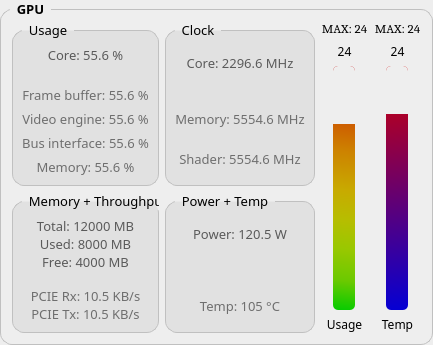
          <widget class="QGroupBox" name="gpuGroupbox">
           <property name="sizePolicy">
            <sizepolicy hsizetype="Minimum" vsizetype="Minimum">
             <horstretch>0</horstretch>
             <verstretch>0</verstretch>
            </sizepolicy>
           </property>
           <property name="font">
            <font>
             <family>Segoe Script</family>
             <pointsize>10</pointsize>
             <weight>75</weight>
             <bold>true</bold>
            </font>
           </property>
           <property name="styleSheet">
            <string notr="true">QGroupBox {
    border: 1px solid silver;
    border-radius: 12px;
    margin-top: 9px;
	background-color: rgb(238, 238, 238);
}

QGroupBox::title {
    subcontrol-origin: margin;
    left: 10px;
    padding: 0px 5px 0px 5px;
}</string>
           </property>
           <property name="title">
            <string>GPU</string>
           </property>
           <layout class="QGridLayout" name="gridLayout_9">
            <property name="sizeConstraint">
             <enum>QLayout::SetMinimumSize</enum>
            </property>
            <item row="0" column="0">
             <layout class="QHBoxLayout" name="horizontalLayout_6">
              <property name="sizeConstraint">
               <enum>QLayout::SetMinimumSize</enum>
              </property>
              <item>
               <layout class="QGridLayout" name="gridLayout_10">
                <property name="sizeConstraint">
                 <enum>QLayout::SetMinimumSize</enum>
                </property>
                <item row="0" column="1">
                 <widget class="QGroupBox" name="groupBox_11">
                  <property name="sizePolicy">
                   <sizepolicy hsizetype="Minimum" vsizetype="Minimum">
                    <horstretch>0</horstretch>
                    <verstretch>0</verstretch>
                   </sizepolicy>
                  </property>
                  <property name="font">
                   <font>
                    <family>Segoe Script</family>
                    <pointsize>10</pointsize>
                   </font>
                  </property>
                  <property name="styleSheet">
                   <string notr="true">background-color: rgb(225, 225, 225);</string>
                  </property>
                  <property name="title">
                   <string>Clock</string>
                  </property>
                  <layout class="QGridLayout" name="gridLayout_11">
                   <property name="sizeConstraint">
                    <enum>QLayout::SetMinimumSize</enum>
                   </property>
                   <item row="0" column="0">
                    <layout class="QVBoxLayout" name="verticalLayout_11">
                     <property name="sizeConstraint">
                      <enum>QLayout::SetMinimumSize</enum>
                     </property>
                     <property name="topMargin">
                      <number>6</number>
                     </property>
                     <item>
                      <widget class="QLabel" name="gpuclockCore">
                       <property name="font">
                        <font>
                         <family>Unispace</family>
                         <pointsize>10</pointsize>
                        </font>
                       </property>
                       <property name="styleSheet">
                        <string notr="true">color: rgb(90, 90, 90);</string>
                       </property>
                       <property name="text">
                        <string>Core: 2296.6 MHz</string>
                       </property>
                       <property name="alignment">
                        <set>Qt::AlignCenter</set>
                       </property>
                      </widget>
                     </item>
                     <item>
                      <spacer name="gpuclockSpacer">
                       <property name="orientation">
                        <enum>Qt::Vertical</enum>
                       </property>
                       <property name="sizeType">
                        <enum>QSizePolicy::Fixed</enum>
                       </property>
                       <property name="sizeHint" stdset="0">
                        <size>
                         <width>1</width>
                         <height>16</height>
                        </size>
                       </property>
                      </spacer>
                     </item>
                     <item>
                      <widget class="QLabel" name="gpuclockMemory">
                       <property name="font">
                        <font>
                         <family>Unispace</family>
                         <pointsize>10</pointsize>
                        </font>
                       </property>
                       <property name="styleSheet">
                        <string notr="true">color: rgb(110, 110, 110);</string>
                       </property>
                       <property name="text">
                        <string>Memory: 5554.6 MHz</string>
                       </property>
                       <property name="alignment">
                        <set>Qt::AlignCenter</set>
                       </property>
                      </widget>
                     </item>
                     <item>
                      <widget class="QLabel" name="gpuclockShader">
                       <property name="font">
                        <font>
                         <family>Unispace</family>
                         <pointsize>10</pointsize>
                        </font>
                       </property>
                       <property name="styleSheet">
                        <string notr="true">color: rgb(110, 110, 110);</string>
                       </property>
                       <property name="text">
                        <string>Shader: 5554.6 MHz</string>
                       </property>
                       <property name="alignment">
                        <set>Qt::AlignCenter</set>
                       </property>
                      </widget>
                     </item>
                    </layout>
                   </item>
                  </layout>
                 </widget>
                </item>
                <item row="0" column="0">
                 <widget class="QGroupBox" name="groupBox_12">
                  <property name="sizePolicy">
                   <sizepolicy hsizetype="Minimum" vsizetype="Minimum">
                    <horstretch>0</horstretch>
                    <verstretch>0</verstretch>
                   </sizepolicy>
                  </property>
                  <property name="font">
                   <font>
                    <family>Segoe Script</family>
                    <pointsize>10</pointsize>
                   </font>
                  </property>
                  <property name="styleSheet">
                   <string notr="true">background-color: rgb(225, 225, 225);</string>
                  </property>
                  <property name="title">
                   <string>Usage</string>
                  </property>
                  <layout class="QGridLayout" name="gridLayout_12">
                   <property name="sizeConstraint">
                    <enum>QLayout::SetMinimumSize</enum>
                   </property>
                   <item row="0" column="0">
                    <layout class="QVBoxLayout" name="verticalLayout_7">
                     <property name="sizeConstraint">
                      <enum>QLayout::SetMinimumSize</enum>
                     </property>
                     <property name="topMargin">
                      <number>6</number>
                     </property>
                     <item>
                      <widget class="QLabel" name="gpuusageCore">
                       <property name="font">
                        <font>
                         <family>Unispace</family>
                         <pointsize>10</pointsize>
                        </font>
                       </property>
                       <property name="styleSheet">
                        <string notr="true">color: rgb(90, 90, 90);</string>
                       </property>
                       <property name="text">
                        <string>Core: 55.6 %</string>
                       </property>
                       <property name="alignment">
                        <set>Qt::AlignCenter</set>
                       </property>
                      </widget>
                     </item>
                     <item>
                      <spacer name="gpuusageSpacer">
                       <property name="orientation">
                        <enum>Qt::Vertical</enum>
                       </property>
                       <property name="sizeType">
                        <enum>QSizePolicy::Fixed</enum>
                       </property>
                       <property name="sizeHint" stdset="0">
                        <size>
                         <width>1</width>
                         <height>16</height>
                        </size>
                       </property>
                      </spacer>
                     </item>
                     <item>
                      <widget class="QLabel" name="gpuusageFramebuffer">
                       <property name="font">
                        <font>
                         <family>Unispace</family>
                         <pointsize>10</pointsize>
                        </font>
                       </property>
                       <property name="styleSheet">
                        <string notr="true">color: rgb(110, 110, 110);</string>
                       </property>
                       <property name="text">
                        <string>Frame buffer: 55.6 %</string>
                       </property>
                       <property name="alignment">
                        <set>Qt::AlignCenter</set>
                       </property>
                      </widget>
                     </item>
                     <item>
                      <widget class="QLabel" name="gpuusageVideoengine">
                       <property name="font">
                        <font>
                         <family>Unispace</family>
                         <pointsize>10</pointsize>
                        </font>
                       </property>
                       <property name="styleSheet">
                        <string notr="true">color: rgb(110, 110, 110);</string>
                       </property>
                       <property name="text">
                        <string>Video engine: 55.6 %</string>
                       </property>
                       <property name="alignment">
                        <set>Qt::AlignCenter</set>
                       </property>
                      </widget>
                     </item>
                     <item>
                      <widget class="QLabel" name="gpuusageBusinterface">
                       <property name="font">
                        <font>
                         <family>Unispace</family>
                         <pointsize>10</pointsize>
                        </font>
                       </property>
                       <property name="styleSheet">
                        <string notr="true">color: rgb(110, 110, 110);</string>
                       </property>
                       <property name="text">
                        <string>Bus interface: 55.6 %</string>
                       </property>
                       <property name="alignment">
                        <set>Qt::AlignCenter</set>
                       </property>
                      </widget>
                     </item>
                     <item>
                      <widget class="QLabel" name="gpuusageMemory">
                       <property name="font">
                        <font>
                         <family>Unispace</family>
                         <pointsize>10</pointsize>
                        </font>
                       </property>
                       <property name="styleSheet">
                        <string notr="true">color: rgb(110, 110, 110);</string>
                       </property>
                       <property name="text">
                        <string>Memory: 55.6 %</string>
                       </property>
                       <property name="alignment">
                        <set>Qt::AlignCenter</set>
                       </property>
                      </widget>
                     </item>
                    </layout>
                   </item>
                  </layout>
                 </widget>
                </item>
                <item row="1" column="0">
                 <widget class="QGroupBox" name="groupBox_13">
                  <property name="sizePolicy">
                   <sizepolicy hsizetype="Minimum" vsizetype="Minimum">
                    <horstretch>0</horstretch>
                    <verstretch>0</verstretch>
                   </sizepolicy>
                  </property>
                  <property name="font">
                   <font>
                    <family>Segoe Script</family>
                    <pointsize>10</pointsize>
                   </font>
                  </property>
                  <property name="styleSheet">
                   <string notr="true">background-color: rgb(225, 225, 225);</string>
                  </property>
                  <property name="title">
                   <string>Memory + Throughput</string>
                  </property>
                  <layout class="QGridLayout" name="gridLayout_13">
                   <property name="sizeConstraint">
                    <enum>QLayout::SetMinimumSize</enum>
                   </property>
                   <item row="0" column="1">
                    <layout class="QVBoxLayout" name="verticalLayout_12">
                     <property name="spacing">
                      <number>0</number>
                     </property>
                     <property name="sizeConstraint">
                      <enum>QLayout::SetMinimumSize</enum>
                     </property>
                     <property name="topMargin">
                      <number>6</number>
                     </property>
                     <item>
                      <widget class="QLabel" name="gpumemoryTotal">
                       <property name="font">
                        <font>
                         <family>Unispace</family>
                         <pointsize>10</pointsize>
                        </font>
                       </property>
                       <property name="styleSheet">
                        <string notr="true">color: rgb(90, 90, 90);</string>
                       </property>
                       <property name="text">
                        <string>Total: 12000 MB</string>
                       </property>
                       <property name="alignment">
                        <set>Qt::AlignCenter</set>
                       </property>
                      </widget>
                     </item>
                     <item>
                      <widget class="QLabel" name="gpumemoryUsed">
                       <property name="font">
                        <font>
                         <family>Unispace</family>
                         <pointsize>10</pointsize>
                        </font>
                       </property>
                       <property name="styleSheet">
                        <string notr="true">color: rgb(90, 90, 90);</string>
                       </property>
                       <property name="text">
                        <string>Used: 8000 MB</string>
                       </property>
                       <property name="alignment">
                        <set>Qt::AlignCenter</set>
                       </property>
                      </widget>
                     </item>
                     <item>
                      <widget class="QLabel" name="gpumemoryFree">
                       <property name="font">
                        <font>
                         <family>Unispace</family>
                         <pointsize>10</pointsize>
                        </font>
                       </property>
                       <property name="styleSheet">
                        <string notr="true">color: rgb(90, 90, 90);</string>
                       </property>
                       <property name="text">
                        <string>Free: 4000 MB</string>
                       </property>
                       <property name="alignment">
                        <set>Qt::AlignCenter</set>
                       </property>
                      </widget>
                     </item>
                     <item>
                      <spacer name="gpumemorySpacer">
                       <property name="orientation">
                        <enum>Qt::Vertical</enum>
                       </property>
                       <property name="sizeType">
                        <enum>QSizePolicy::Fixed</enum>
                       </property>
                       <property name="sizeHint" stdset="0">
                        <size>
                         <width>0</width>
                         <height>16</height>
                        </size>
                       </property>
                      </spacer>
                     </item>
                     <item>
                      <widget class="QLabel" name="gputhroughputRx">
                       <property name="font">
                        <font>
                         <family>Unispace</family>
                         <pointsize>10</pointsize>
                        </font>
                       </property>
                       <property name="styleSheet">
                        <string notr="true">color: rgb(110, 110, 110);</string>
                       </property>
                       <property name="text">
                        <string>PCIE Rx: 10.5 KB/s</string>
                       </property>
                       <property name="alignment">
                        <set>Qt::AlignCenter</set>
                       </property>
                      </widget>
                     </item>
                     <item>
                      <widget class="QLabel" name="gputhroughputTx">
                       <property name="font">
                        <font>
                         <family>Unispace</family>
                         <pointsize>10</pointsize>
                        </font>
                       </property>
                       <property name="styleSheet">
                        <string notr="true">color: rgb(110, 110, 110);</string>
                       </property>
                       <property name="text">
                        <string>PCIE Tx: 10.5 KB/s</string>
                       </property>
                       <property name="alignment">
                        <set>Qt::AlignCenter</set>
                       </property>
                      </widget>
                     </item>
                    </layout>
                   </item>
                  </layout>
                 </widget>
                </item>
                <item row="1" column="1">
                 <widget class="QGroupBox" name="groupBox_14">
                  <property name="sizePolicy">
                   <sizepolicy hsizetype="Minimum" vsizetype="Minimum">
                    <horstretch>0</horstretch>
                    <verstretch>0</verstretch>
                   </sizepolicy>
                  </property>
                  <property name="font">
                   <font>
                    <family>Segoe Script</family>
                    <pointsize>10</pointsize>
                   </font>
                  </property>
                  <property name="styleSheet">
                   <string notr="true">background-color: rgb(225, 225, 225);</string>
                  </property>
                  <property name="title">
                   <string>Power + Temp</string>
                  </property>
                  <layout class="QGridLayout" name="gridLayout_14">
                   <property name="sizeConstraint">
                    <enum>QLayout::SetMinimumSize</enum>
                   </property>
                   <item row="0" column="0">
                    <layout class="QVBoxLayout" name="verticalLayout_22">
                     <property name="sizeConstraint">
                      <enum>QLayout::SetMinimumSize</enum>
                     </property>
                     <property name="topMargin">
                      <number>6</number>
                     </property>
                     <item>
                      <widget class="QLabel" name="gpupowertempPower">
                       <property name="font">
                        <font>
                         <family>Unispace</family>
                         <pointsize>10</pointsize>
                        </font>
                       </property>
                       <property name="styleSheet">
                        <string notr="true">color: rgb(90, 90, 90);</string>
                       </property>
                       <property name="text">
                        <string>Power: 120.5 W</string>
                       </property>
                       <property name="alignment">
                        <set>Qt::AlignCenter</set>
                       </property>
                      </widget>
                     </item>
                     <item>
                      <spacer name="gpupowertempSpacer">
                       <property name="orientation">
                        <enum>Qt::Vertical</enum>
                       </property>
                       <property name="sizeType">
                        <enum>QSizePolicy::Fixed</enum>
                       </property>
                       <property name="sizeHint" stdset="0">
                        <size>
                         <width>0</width>
                         <height>32</height>
                        </size>
                       </property>
                      </spacer>
                     </item>
                     <item>
                      <widget class="QLabel" name="gpupowertempTemp">
                       <property name="font">
                        <font>
                         <family>Unispace</family>
                         <pointsize>10</pointsize>
                        </font>
                       </property>
                       <property name="styleSheet">
                        <string notr="true">color: rgb(110, 110, 110);</string>
                       </property>
                       <property name="text">
                        <string>Temp: 105 °C</string>
                       </property>
                       <property name="alignment">
                        <set>Qt::AlignCenter</set>
                       </property>
                      </widget>
                     </item>
                    </layout>
                   </item>
                  </layout>
                 </widget>
                </item>
               </layout>
              </item>
              <item>
               <layout class="QHBoxLayout" name="horizontalLayout_7">
                <property name="sizeConstraint">
                 <enum>QLayout::SetMinimumSize</enum>
                </property>
                <item>
                 <layout class="QVBoxLayout" name="verticalLayout_13">
                  <property name="sizeConstraint">
                   <enum>QLayout::SetMinimumSize</enum>
                  </property>
                  <item>
                   <widget class="QLabel" name="gpuusagemaxPercent">
                    <property name="font">
                     <font>
                      <family>Cambria</family>
                      <pointsize>10</pointsize>
                     </font>
                    </property>
                    <property name="styleSheet">
                     <string notr="true">background-color: rgba(238, 238, 238, 0);</string>
                    </property>
                    <property name="text">
                     <string>MAX: 24</string>
                    </property>
                    <property name="alignment">
                     <set>Qt::AlignCenter</set>
                    </property>
                   </widget>
                  </item>
                  <item>
                   <widget class="QLabel" name="gpuusagePercent">
                    <property name="font">
                     <font>
                      <family>Sitka Banner Semibold</family>
                     </font>
                    </property>
                    <property name="styleSheet">
                     <string notr="true">background-color: rgba(238, 238, 238, 0);</string>
                    </property>
                    <property name="text">
                     <string>24</string>
                    </property>
                    <property name="alignment">
                     <set>Qt::AlignCenter</set>
                    </property>
                   </widget>
                  </item>
                  <item>
                   <layout class="QHBoxLayout" name="horizontalLayout_8">
                    <property name="sizeConstraint">
                     <enum>QLayout::SetMinimumSize</enum>
                    </property>
                    <item>
                     <widget class="QProgressBar" name="gpuusageChart">
                      <property name="styleSheet">
                       <string notr="true">QProgressBar
{
border: 0px solid grey;
border-radius: 5px;
background-color: qlineargradient(spread:pad, x1:0.482, y1:0, x2:0.472, y2:1, stop:0 rgba(193, 0, 0, 255), stop:0.120603 rgba(200, 62, 0, 255), stop:0.241206 rgba(205, 95, 0, 255), stop:0.346734 rgba(205, 130, 0, 255), stop:0.507538 rgba(200, 170, 0, 255), stop:0.628141 rgba(183, 189, 0, 255), stop:0.748744 rgba(153, 200, 0, 255), stop:0.879397 rgba(107, 201, 0, 255), stop:1 rgba(8, 203, 0, 255));
}
QProgressBar::chunk 
{
background-color: rgb(238, 238, 238);
border-top-left-radius :5px;
border-top-right-radius :5px;
}    </string>
                      </property>
                      <property name="value">
                       <number>24</number>
                      </property>
                      <property name="alignment">
                       <set>Qt::AlignCenter</set>
                      </property>
                      <property name="textVisible">
                       <bool>false</bool>
                      </property>
                      <property name="orientation">
                       <enum>Qt::Vertical</enum>
                      </property>
                      <property name="invertedAppearance">
                       <bool>true</bool>
                      </property>
                     </widget>
                    </item>
                   </layout>
                  </item>
                  <item>
                   <widget class="QLabel" name="usageLabel2">
                    <property name="font">
                     <font>
                      <family>Nirmala UI Semilight</family>
                      <pointsize>9</pointsize>
                     </font>
                    </property>
                    <property name="styleSheet">
                     <string notr="true">background-color: rgba(238, 238, 238, 0);</string>
                    </property>
                    <property name="text">
                     <string>Usage</string>
                    </property>
                    <property name="alignment">
                     <set>Qt::AlignCenter</set>
                    </property>
                   </widget>
                  </item>
                 </layout>
                </item>
                <item>
                 <layout class="QVBoxLayout" name="verticalLayout_14">
                  <property name="sizeConstraint">
                   <enum>QLayout::SetMinimumSize</enum>
                  </property>
                  <item>
                   <widget class="QLabel" name="gputempmaxPercent">
                    <property name="font">
                     <font>
                      <family>Cambria</family>
                      <pointsize>10</pointsize>
                     </font>
                    </property>
                    <property name="styleSheet">
                     <string notr="true">background-color: rgba(238, 238, 238, 0);</string>
                    </property>
                    <property name="text">
                     <string>MAX: 24</string>
                    </property>
                    <property name="alignment">
                     <set>Qt::AlignCenter</set>
                    </property>
                   </widget>
                  </item>
                  <item>
                   <widget class="QLabel" name="gputempPercent">
                    <property name="font">
                     <font>
                      <family>Sitka Banner Semibold</family>
                     </font>
                    </property>
                    <property name="styleSheet">
                     <string notr="true">background-color: rgba(238, 238, 238, 0);</string>
                    </property>
                    <property name="text">
                     <string>24</string>
                    </property>
                    <property name="alignment">
                     <set>Qt::AlignCenter</set>
                    </property>
                   </widget>
                  </item>
                  <item>
                   <layout class="QHBoxLayout" name="horizontalLayout_9">
                    <property name="sizeConstraint">
                     <enum>QLayout::SetMinimumSize</enum>
                    </property>
                    <item>
                     <widget class="QProgressBar" name="gputempChart">
                      <property name="layoutDirection">
                       <enum>Qt::LeftToRight</enum>
                      </property>
                      <property name="styleSheet">
                       <string notr="true">QProgressBar
{
border: solid grey;
border-radius: 5px;
background-color: qlineargradient(spread:pad, x1:0.477, y1:0, x2:0.486, y2:1, stop:0 rgba(211, 0, 0, 255), stop:1 rgba(5, 0, 211, 255));
}
QProgressBar::chunk 
{
background-color: rgb(238, 238, 238);
border-top-left-radius :5px;
border-top-right-radius :5px;
}    </string>
                      </property>
                      <property name="maximum">
                       <number>120</number>
                      </property>
                      <property name="value">
                       <number>24</number>
                      </property>
                      <property name="alignment">
                       <set>Qt::AlignCenter</set>
                      </property>
                      <property name="textVisible">
                       <bool>false</bool>
                      </property>
                      <property name="orientation">
                       <enum>Qt::Vertical</enum>
                      </property>
                      <property name="invertedAppearance">
                       <bool>true</bool>
                      </property>
                     </widget>
                    </item>
                   </layout>
                  </item>
                  <item>
                   <widget class="QLabel" name="tempLabel2">
                    <property name="font">
                     <font>
                      <family>Nirmala UI Semilight</family>
                      <pointsize>9</pointsize>
                     </font>
                    </property>
                    <property name="styleSheet">
                     <string notr="true">background-color: rgba(238, 238, 238, 0);</string>
                    </property>
                    <property name="text">
                     <string>Temp</string>
                    </property>
                    <property name="alignment">
                     <set>Qt::AlignCenter</set>
                    </property>
                   </widget>
                  </item>
                 </layout>
                </item>
               </layout>
              </item>
             </layout>
            </item>
           </layout>
          </widget>
